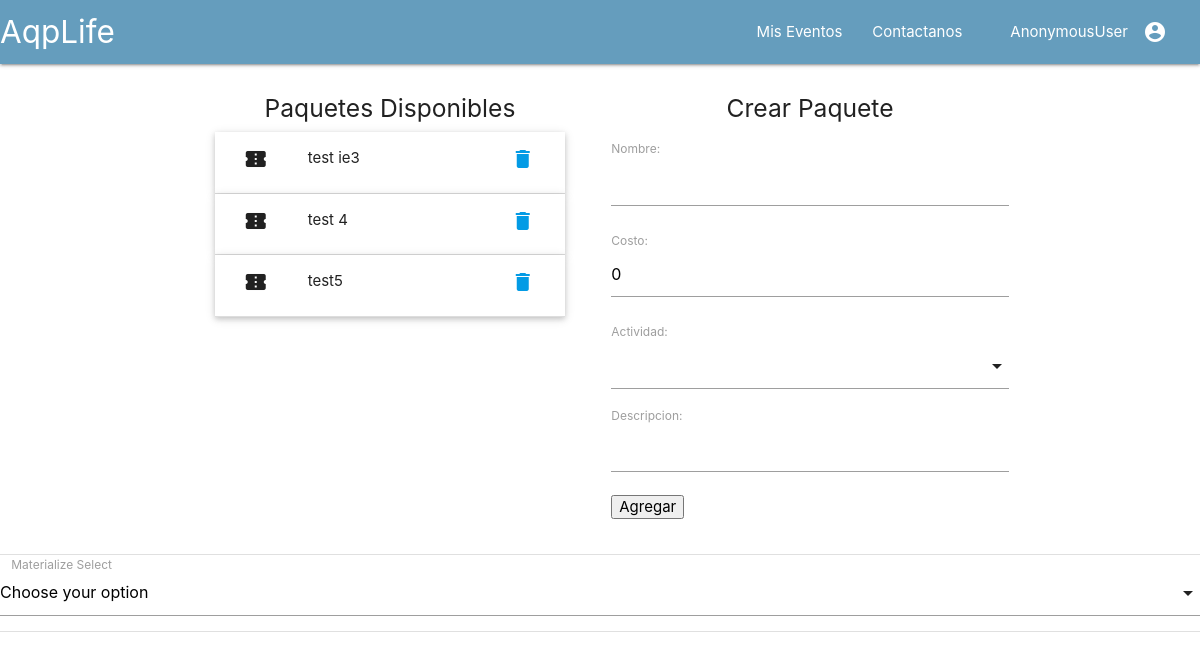
The app's page /eventos/2/gestionar_paquete with its own data.
### eventos/models.py (models this page shows, shortened)
class Paquete(models.Model):
	evento 				=models.ForeignKey(Evento,on_delete=models.CASCADE)
	nombre 				=models.CharField(unique=True,max_length=30)
	descripcion			=models.CharField(max_length=100)
	costo				=models.FloatField(default=0)
	actividad 			=models.ManyToManyField(Actividad)

class Actividad(models.Model):
	evento 				=models.ForeignKey(Evento,on_delete=models.CASCADE)
	ambiente  			=models.ForeignKey(Ambiente,blank=True,on_delete=models.CASCADE)
	nombre				=models.CharField(unique=True,max_length=20)
	fecha 				=models.DateField(default=date.today)
	hora_inicio			=models.TimeField(blank=True)
	hora_fin			=models.TimeField(blank=True)
	def __str__(self):
		return self.nombre

### eventos/views_modulo_configuracion.py (the view, shortened to what this page needs)
# urls.py: path('<int:evento_id>/gestionar_paquete',views.Gestionar_PaqueteDetailView.as_view(),name='gestionar_paquete'),
class Gestionar_PaqueteDetailView(DetailView):
	template_name		='eventos/gestionar_paquete.html'
	context 			={
	}
	def get(self, request, *args, **kwargs):
		evento 						=	Evento.objects.get(pk=self.kwargs.get("evento_id"))
		self.context['evento']		=	evento
		form 						= 	CrearPaqueteForm(instance_evento=evento)
		self.context['form']		=	form
		return render(request,self.template_name,self.context)

### eventos/forms.py
class CrearPaqueteForm(forms.ModelForm):
	actividad			= forms.ModelMultipleChoiceField(queryset = Actividad.objects.all())
	class Meta:
		model=Paquete
		fields=[
				'evento',
				'nombre',
				'costo',
				'actividad',
				'descripcion'
			]
		widgets={
			'evento':forms.TextInput(attrs={'class':'input ', 'style':'display:none' ,'type':'hidden'}),
		}
	def __init__(self,*args,**kwargs):
		evento=kwargs.pop('instance_evento',None)
		super(CrearPaqueteForm, self).__init__(*args, **kwargs)
		if evento:
			self.fields['evento'].initial=evento.id
			self.fields['actividad'] = forms.ModelMultipleChoiceField(queryset=Actividad.objects.filter(evento=evento.id))

### eventos/templates/eventos/gestionar_paquete.html (shortened to what this page needs)
{%extends 'eventos/index.html'%}
{%block section_1%}
	<div class="section row container">
		<div class="col s6">
			<ul class="collapsible popout">
			<h5 class="center-align"> Paquetes Disponibles</h5>
			{%for paquete in evento.paquete_set.all%}
				<li>
					<div class="collapsible-header">
						<i class="material-icons col s2">confirmation_number
					</i><span class="col s8">{{paquete.nombre}}</span>
						<a class="modal-trigger col s2" href="#delete"  >
							<i class="material-icons">delete</i>
						</a>
				</div>
				</li>
			{%endfor%}
		</ul>
		</div>
		<div class="col s6" >
			<h5 class="center-align">Crear Paquete</h5>
			<form action="" method="post">
                {{ form.as_p }}
                <input type="submit" value="Agregar">
                </form>
		</div>
	</div>
{%endblock%}
{%block section_2%}
	<div class="input-field col s12">
    <label>Materialize Select</label>
  </div>
{%endblock%}

### records on screen
Paquete: nombre "test ie3"
Paquete: nombre "test 4"
Paquete: nombre "test5"

### other values on screen
{{ user }} "AnonymousUser"
